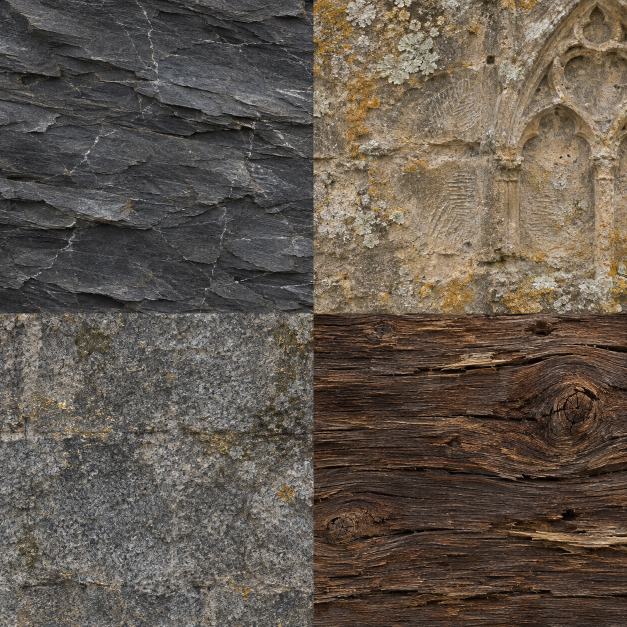
#> input picture game/assets/vfx_source/H01_rubble/masonry_oak_atlas.png, 1254 x 1254 px (shown at 1/2 size)
$ python build_h01_hosts.py
#> lines starting #> are read from the running program, lines starting #| are printed output that depends on the picture
### tools/asset_pipeline/pilot_glb.py
"""Offline glTF 2.0 writer for the ring loft and the twelve PBR host meshes."""

import json
import struct

import numpy as np


def normals(points, triangles):
    n = np.zeros_like(points)
    faces = np.cross(
        points[triangles[:, 1]] - points[triangles[:, 0]],
        points[triangles[:, 2]] - points[triangles[:, 0]],
    )
    for index in triangles.T:
        np.add.at(n, index, faces)
    return n / np.maximum(np.linalg.norm(n, axis=1, keepdims=True), 1e-10)


class Model:
    def __init__(self):
        self.bin = bytearray()
        self.doc = {
            "asset": {
                "version": "2.0",
                "generator": "City Fates offline asset pipeline",
            },
            "scene": 0,
            "scenes": [{"nodes": []}],
            "nodes": [],
            "meshes": [],
            "materials": [],
            "bufferViews": [],
            "accessors": [],
        }

    def view(self, data):
        self.bin.extend(bytes(-len(self.bin) % 4))
        self.doc["bufferViews"].append(
            {"buffer": 0, "byteOffset": len(self.bin), "byteLength": len(data)}
        )
        self.bin.extend(data)
        return len(self.doc["bufferViews"]) - 1

    def accessor(self, values, kind):
        a = np.asarray(values, dtype="<u4" if kind == "SCALAR" else "<f4")
        item = {
            "componentType": 5125 if kind == "SCALAR" else 5126,
            "type": kind,
            "count": len(a),
            "bufferView": self.view(a.tobytes()),
        }
        if kind == "VEC3":
            item.update(min=a.min(axis=0).tolist(), max=a.max(axis=0).tolist())
        self.doc["accessors"].append(item)
        return len(self.doc["accessors"]) - 1

    def texture(self, path):
        image = {
            "bufferView": self.view(path.read_bytes()),
            "mimeType": "image/jpeg",
            "name": path.stem,
        }
        images = self.doc.setdefault("images", [])
        images.append(image)
        textures = self.doc.setdefault("textures", [])
        textures.append({"source": len(images) - 1})
        return {"index": len(textures) - 1}

    def mesh(
        self,
        name,
        points,
        triangles,
        uv,
        material=0,
        targets=None,
        color=None,
        uv2=None,
    ):
        p = np.asarray(points, dtype=float)
        tri = np.asarray(triangles, dtype=int)
        n = normals(p, tri)
        attrs = {
            "POSITION": self.accessor(p, "VEC3"),
            "NORMAL": self.accessor(n, "VEC3"),
            "TEXCOORD_0": self.accessor(uv, "VEC2"),
        }
        if uv2 is not None:
            attrs["TEXCOORD_1"] = self.accessor(uv2, "VEC2")
        if color is not None:
            attrs["COLOR_0"] = self.accessor(color, "VEC4")
        primitive = {
            "attributes": attrs,
            "indices": self.accessor(tri.ravel(), "SCALAR"),
            "material": material,
        }
        mesh = {"name": name, "primitives": [primitive]}
        if targets:
            mesh.update(
                weights=[0] * len(targets), extras={"targetNames": list(targets)}
            )
            primitive["targets"] = [
                {
                    "POSITION": self.accessor(q - p, "VEC3"),
                    "NORMAL": self.accessor(normals(q, tri) - n, "VEC3"),
                }
                for q in targets.values()
            ]
        idx = len(self.doc["meshes"])
        self.doc["meshes"].append(mesh)
        self.doc["scenes"][0]["nodes"].append(len(self.doc["nodes"]))
        self.doc["nodes"].append({"mesh": idx, "name": name})

    def save(self, path):
        self.bin.extend(bytes(-len(self.bin) % 4))
        self.doc["buffers"] = [{"byteLength": len(self.bin)}]
        meta = json.dumps(self.doc, separators=(",", ":")).encode()
        meta += b" " * (-len(meta) % 4)
        path.parent.mkdir(parents=True, exist_ok=True)
        path.write_bytes(
            struct.pack("<4sII", b"glTF", 2, 28 + len(meta) + len(self.bin))
            + struct.pack("<I4s", len(meta), b"JSON")
            + meta
            + struct.pack("<I4s", len(self.bin), b"BIN\0")
            + self.bin
        )

### tools/asset_pipeline/build_h01_hosts.py
"""Bake carved cathedral rubble and two broken oak joinery pieces, with embedded PBR."""

import json
from pathlib import Path
import tempfile
import wave

import numpy as np
from PIL import Image, ImageFilter
from pilot_glb import Model

ROOT = Path(__file__).resolve().parents[2]
OUT = ROOT / "game/art_kit/hosts/H01"
ATLAS = ROOT / "game/assets/vfx_source/H01_rubble/masonry_oak_atlas.png"
# Half-extents in metres; mass is a separate Jolt fixture property.
ASSETS = [
    ("shale_fan", "岩片扇", 0, (0.64, 0.16, 0.43), 8),
    ("veined_flint", "裂脉燧石", 0, (0.43, 0.32, 0.34), 13),
    ("limestone_spall", "灰岩崩片", 1, (0.60, 0.26, 0.36), 15),
    ("granite_erratic", "花岗岩角砾", 2, (0.47, 0.42, 0.46), 28),
    ("voussoir", "拱券楔石", 1, (0.48, 0.29, 0.38), 24),
    ("sill_fragment", "滴水线断梁", 2, (0.82, 0.20, 0.28), 27),
    ("cornice", "檐口残块", 1, (0.55, 0.27, 0.35), 25),
    ("fluted_drum", "断槽柱鼓", 2, (0.43, 0.40, 0.43), 32),
    ("leaf_capital", "叶纹柱头", 1, (0.48, 0.33, 0.48), 30),
    ("scarf_beam", "斜接断木梁", 3, (0.96, 0.19, 0.15), 9),
    ("tenon_rail", "榫接梁头", 3, (0.76, 0.17, 0.21), 7),
]


def material(m, folder, idx):
#> called with idx = 0
    atlas = Image.open(ATLAS).convert("RGB")
#> atlas is the input picture: PIL image 1254x1254 RGB; mean R, G, B 97.5, 87.3, 77.1
    w, h = atlas.size
#> w = 1254; h = 1254
    x = idx % 2 * w // 2
#> x = 0
    y = idx // 2 * h // 2
#> y = 0
    im = atlas.crop((x + 4, y + 4, x + w // 2 - 4, y + h // 2 - 4)).resize(
        (512, 512), Image.Resampling.LANCZOS
    )
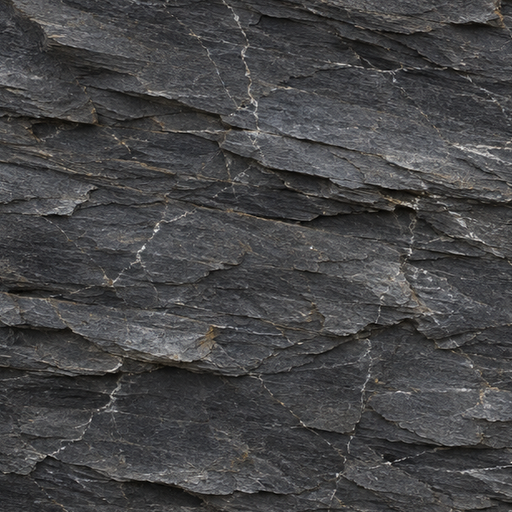
#> im: PIL image 512x512 RGB; mean R, G, B 70, 69.8, 70.8
    im.save(folder / "color.jpg", quality=92)
    lum = np.asarray(im.convert("L").filter(ImageFilter.GaussianBlur(0.7)), float) / 255
    dy, dx = np.gradient(lum)
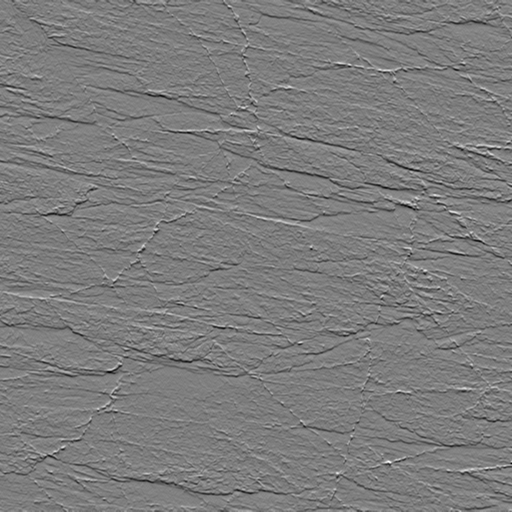
#> dy: shape (512, 512) float64; min -0.251, max 0.261, mean -1.1e-05; drawn with min black and max white
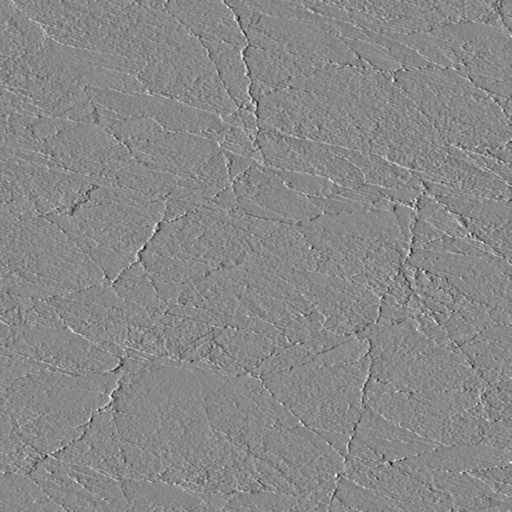
#> dx: shape (512, 512) float64; min -0.227, max 0.198, mean 3.3e-05; drawn with min black and max white
    norm = np.stack([-dx * 3.2, dy * 3.2, np.ones_like(dx)], axis=-1)
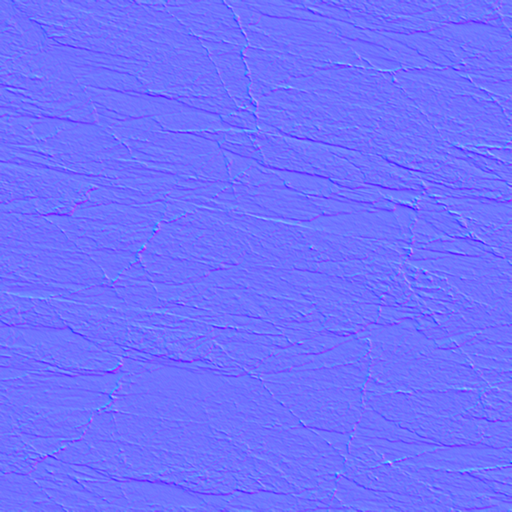
#> norm: shape (512, 512, 3) float64; mean of channels 0, 1, 2 -0.000106, -3.51e-05, 1; drawn with min black and max white
    norm /= np.linalg.norm(norm, axis=-1, keepdims=True)
    Image.fromarray(np.uint8((norm * 0.5 + 0.5) * 255)).save(
        folder / "normal.jpg", quality=94
    )
    orm = np.stack(
        [
            np.ones_like(lum),
            np.clip(0.81 + 0.14 * (0.5 - lum), 0, 1),
            np.zeros_like(lum),
        ],
        axis=-1,
    )
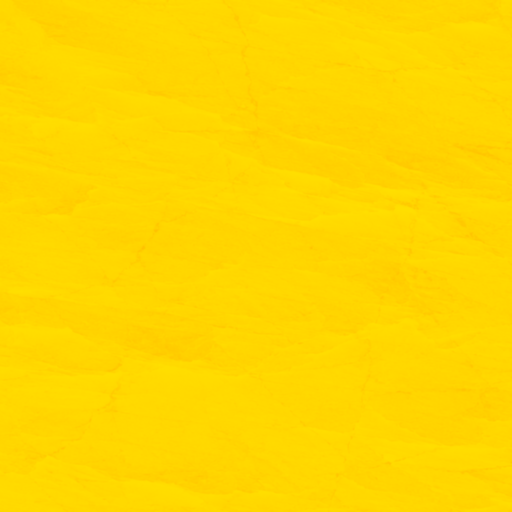
#> orm: shape (512, 512, 3) float64; mean of channels 0, 1, 2 1, 0.842, 0; drawn as R, G, B
    Image.fromarray(np.uint8(orm * 255)).save(folder / "roughness.jpg", quality=90)
    m.doc["materials"] = [
        {
            "name": [
                "Laminated shale",
                "Weathered limestone",
                "Ash granite",
                "Split oak",
            ][idx],
            "pbrMetallicRoughness": {
                "baseColorTexture": m.texture(folder / "color.jpg"),
                "metallicFactor": 0.0,
                "roughnessFactor": 1.0,
                "metallicRoughnessTexture": m.texture(folder / "roughness.jpg"),
            },
            "normalTexture": dict(m.texture(folder / "normal.jpg"), scale=0.66),
        }
    ]


def profile_point(k, theta, t):
    c, s = np.cos(theta), np.sin(theta)
    jag = (
        0.54 * np.sin(3 * theta + k)
        + 0.29 * np.cos(7 * theta + 1.1 * k)
        + 0.17 * np.sin(13 * theta)
    )
    if k < 4:
        lat = (t - 0.5) * np.pi
        d = np.array([np.cos(lat) * c, np.sin(lat), np.cos(lat) * s])
        # Intersect several differently oriented cleavage planes, then striate the exposed faces.
        planes = np.array(
            [
                [0.79, 0.48, 0.37],
                [-0.70, 0.51, 0.49],
                [0.21, 0.89, -0.40],
                [0.39, -0.78, 0.49],
                [-0.67, -0.24, -0.69],
            ]
        )
        planes = np.roll(planes, k, axis=0)
        radial = min(
            1.16,
            min(
                (0.67 + 0.12 * np.sin(n + 2 * k)) / max(0.001, d @ plane)
                for n, plane in enumerate(planes)
            ),
        )
        grain = 0.019 * np.sin(11 * lat + 2.2 * c + k) + 0.012 * np.sin(
            29 * lat + 4 * s
        )
        xyz = d * (radial + grain + jag * 0.033 * np.cos(lat))
        xyz[0] += 0.22 * xyz[1]
        xyz[2] += 0.12 * xyz[0] ** 2
        return xyz
    exponent = 0.24 if k not in [7, 8] else 1.0
    x = np.sign(c) * abs(c) ** exponent
    z = np.sign(s) * abs(s) ** exponent
    edge = min(1.0, max(0.0, min(t, 1 - t) / 0.12))
    if k in (7, 8):
        if k == 7:
            radius = np.interp(
                t,
                [0, 0.045, 0.10, 0.17, 0.22, 0.76, 0.83, 0.90, 1],
                [0.83, 0.98, 0.98, 0.90, 0.85, 0.81, 0.92, 0.91, 0.77],
            )
            radius -= 0.085 * (0.5 + 0.5 * np.cos(16 * theta)) ** 2 * min(1.0, edge * 2)
        else:
            radius = np.interp(
                t,
                [0, 0.09, 0.15, 0.21, 0.28, 0.68, 0.78, 0.85, 0.94, 1],
                [0.64, 0.75, 0.73, 0.69, 0.74, 0.96, 0.91, 1.0, 1.0, 0.89],
            )
            # Alternating lancet leaves and a milled bead course.
            leaf = (0.5 + 0.5 * np.cos(9 * theta + 2.4 * t)) ** 2
            radius += 0.17 * leaf * np.sin(np.pi * t) ** 2 + 0.035 * np.cos(
                31 * theta
            ) * np.exp(-(((t - 0.80) / 0.05) ** 2))
        top = (0.14 * jag - 0.38 * max(0.0, c - 0.18)) * t**4
        return np.array([x * radius, 2 * t - 1 + top, z * radius])
    if k >= 9:
        # The longitudinal axis is X. Saw shoulder and projecting tenon are part of the silhouette.
        section = (
            np.interp(
                t,
                [0, 0.04, 0.80, 0.84, 0.85, 0.96, 1],
                [0.91, 1, 0.98, 0.95, 0.52, 0.48, 0.41],
            )
            if k == 10
            else 0.93 + 0.07 * edge
        )
        splinter = (
            0.08 * np.sin(17 * theta) + 0.05 * np.sin(29 * theta) + 0.10 * c
        ) * (t**8)
        scarf = -0.27 * max(0.0, s) * t**4 if k == 9 else -0.11 * max(0.0, c) * t**6
        return np.array(
            [
                2 * t - 1 + splinter + scarf,
                x * section,
                z * section * (0.95 + 0.04 * np.sin(3 * theta + 4 * t)),
            ]
        )
    radius = 0.89 + 0.11 * edge
    if k == 4:
        radius *= 0.72 + 0.28 * t
    if k == 5:
        radius *= np.interp(
            t,
            [0, 0.21, 0.29, 0.37, 0.49, 0.55, 0.82, 1],
            [0.86, 0.85, 1, 0.94, 0.86, 1, 1, 0.91],
        )
    if k == 6:
        radius *= np.interp(
            t,
            [0, 0.09, 0.18, 0.27, 0.42, 0.61, 0.74, 0.81, 0.90, 1],
            [0.68, 0.79, 0.76, 0.80, 0.94, 0.88, 1, 0.96, 1, 0.99],
        )
    bite = 0.14 * max(0.0, np.cos(theta - 0.55)) ** 9 * (t**4)
    return np.array(
        [x * (radius - bite), 2 * t - 1 + 0.08 * jag * t**3, z * (radius - bite)]
    )


def build_shape(k, extent):
#> called with k = 0, extent = array of shape (3,)
    n = 112 if k in [7, 8] else 80
    levels = 42 if k >= 4 else 31
    verts = []
    uv = []
    tri = []
    colors = []
    for i in range(n + 1):
        theta = 2 * np.pi * i / n
        for j in range(levels + 1):
            t = j / levels
            v = profile_point(k, theta, t) * extent
            verts.append(v)
            uv.append(
                ([t, i / n] if k >= 9 else [i / n * (2 if k in [7, 8] else 1), 1 - t])
            )
            patina = 0.77 + 0.18 * t + 0.055 * np.cos(theta * 3 + t * 9)
            colors.append([patina, patina * 0.99, patina * 0.95, 1])
            idx = len(verts) - 1
            if i and j:
                a = idx - levels - 1
                tri.extend([(a - 1, idx, a), (a - 1, idx - 1, idx)])
    if k >= 4:
        for j in [0, levels]:
            ring = np.array([verts[i * (levels + 1) + j] for i in range(n)])
            center = ring.mean(axis=0)
            base = len(verts)
            verts.append(center)
            uv.append([0.5, 0.5])
            colors.append([0.91, 0.89, 0.84, 1])
            # Separate fracture cap with cartesian UVs and shallow angular relief.
            for v in ring:
                verts.append(v)
                uv.append(
                    [
                        0.5 + 0.46 * v[2] / extent[2],
                        0.5 + 0.46 * v[1 if k >= 9 else 0] / extent[1 if k >= 9 else 0],
                    ]
                )
                colors.append([0.96, 0.94, 0.89, 1])
            for i in range(n):
                tri.append((base, base + 1 + i, base + 1 + (i + 1) % n))
    v = np.array(verts)
    tri = np.array(tri)
    # Orient each convex/star-shaped shell away from its core, including both caps.
    a, b, c = v[tri[:, 0]], v[tri[:, 1]], v[tri[:, 2]]
    flip = (np.cross(b - a, c - a) * (a + b + c)).sum(axis=1) < 0
    tri[flip] = tri[flip][:, [0, 2, 1]]
    return v, tri, uv, colors


def sound(name, wood):
#> called with name = 'S09_stone_drag', wood = False
    sr = 44100
    t = np.arange(int(sr * 1.22)) / sr
    rng = np.random.default_rng(491 + wood)
    impulses = np.zeros(len(t))
    for when in np.r_[
        rng.uniform(0.015, 0.79, 170 if not wood else 63), 0.83, 0.88, 0.92
    ]:
        impulses[int(when * sr)] += rng.uniform(0.14, 1.0) * (
            1.7 if when > 0.8 else 0.65
        )
    grain = rng.normal(0, 1, len(t))
    envelope = np.convolve(impulses, np.exp(-np.arange(620) / 106), "full")[: len(t)]
    rub = envelope * np.convolve(grain, np.ones(9) / 9, "same")
    for hz in [131, 283, 601, 1151] if wood else [77, 184, 341, 727, 1923]:
        kernel = np.sin(2 * np.pi * hz * t[:5600]) * np.exp(
            -t[:5600] * (20 if wood else 38)
        )
        rub += np.convolve(impulses, kernel, "full")[: len(t)] * 0.20
    with wave.open(str(OUT / (name + ".wav")), "wb") as f:
        f.setparams((1, 2, sr, 0, "NONE", "not compressed"))
        f.writeframes(np.int16(rub / max(abs(rub)) * 0.72 * 32767).tobytes())


def main():
    OUT.mkdir(parents=True, exist_ok=True)
    catalog = []
    with tempfile.TemporaryDirectory() as tmp:
        for k, (name, label, idx, extent, mass) in enumerate(ASSETS):
            m = Model()
            material(m, Path(tmp), idx)
            v, tri, uv, col = build_shape(k, np.array(extent))
            m.mesh(name, v, tri, uv, color=col)
            m.save(OUT / "models" / (name + ".glb"))
            catalog.append(
                dict(
                    id=name,
                    label=label,
                    medium="timber" if k >= 9 else "stone",
                    mass_kg=mass,
                )
            )
    (OUT / "hosts.json").write_text(
        json.dumps(catalog, ensure_ascii=False, indent=2) + "\n"
    )
    sound("S09_stone_drag", False)
    sound("oak_strain", True)


if __name__ == "__main__":
    main()
